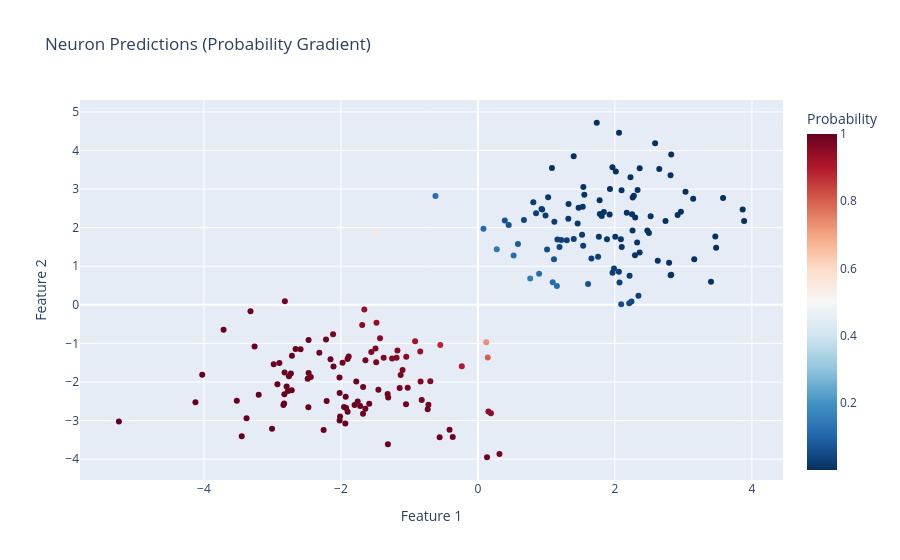

Here is the notebook cell this chart was saved with:
### Markdown cell above
### Step-by-step breakdown of training

**Data Preparation (Tensor Conversion)**

Before PyTorch can process the data, it must be converted from NumPy arrays into **PyTorch Tensors**.

* **`torch.from_numpy(X)`**: This converts the raw data into a format PyTorch understands (PyTorch Tensors).
* **`.float()`**: This is a mandatory step because PyTorch’s `nn.Linear` layers require data to be in `float32` format. If you leave them as default NumPy doubles (`float64`), the code will throw an error.

**Setup: Model, Loss, and Optimizer**

* **`model = MyNeuron()`**: Instantiates the class to create the actual neuron.
* **`criterion = nn.MSELoss()`**: This is the **Loss Function**. Mean Squared Error!
* **`optimizer = optim.SGD(...)`**: This is the **Stochastic Gradient Descent** algorithm. We pass it `model.parameters()` so it knows what the parameters of the optimization problem are. `lr` is the learning rate or stepsize for SGD.

**The Training Loop (Epochs)**

The `for epoch in range(epochs):` line tells the computer to look at the entire dataset 1,000 times.

**Inside the Loop: The Learning Steps**

Every epoch follows the same five-step sequence:

1. **Forward Pass (`y_pred = model(X_tensor)`)**: The data is fed into the neuron. It calculates the linear combination ($wx+b$), applies the Sigmoid function, and outputs a prediction.
2. **Compute Loss (`loss = criterion(...)`)**: The prediction is compared to the actual target ($y$). The result is a single number representing the model's total error for that pass.
3. **Zero Gradients (`optimizer.zero_grad()`)**: This is a crucial "housekeeping" step. PyTorch accumulates (adds up) gradients by default. You must clear out the gradients from the *previous* step so you don't accidentally add the new corrections to the old ones.
4. **Backward Pass (`loss.backward()`)**: This is **Backpropagation**. PyTorch travels backward through your model's math to calculate the gradient of the loss function with respect to each parameter.
5. **Optimizer Step (`optimizer.step()`)**: This is a single gradient descent step, given the gradients calculated in the backward pass.

**Monitoring**

* **`print(...)`**: Every 100 epochs, the code prints the current loss. You want to see this number consistently decreasing; if it stays flat or increases, your learning rate (`lr`) might be set incorrectly.

To visualize the predictions, we must pass the input data through the trained neuron to obtain the predicted probabilities. We can then plot these probabilities against the original coordinates using Plotly.

First, we switch the model to evaluation mode and perform a forward pass without calculating gradients. We can visualize the model's performance by coloring the points by the neuron's output to see how confident the neuron is about each region of the 2D space. Points with a predicted value near $1.0$ appear dark red, while points near $0.0$ appear dark blue. The transition zone (where the color is muted) represents the decision boundary where the neuron is uncertain ($\hat{y} \approx 0.5$).

### Code cell
# Set the model to evaluation mode
model.eval()

with torch.no_grad():
    # Get probability outputs from the neuron
    predictions = model(X_tensor).numpy()

# Flatten predictions for plotting
predictions = predictions.flatten()

# Create interactive scatter plot
fig = px.scatter(
    x=X[:, 0], 
    y=X[:, 1], 
    color=predictions,
    title="Neuron Predictions (Probability Gradient)",
    labels={'x': 'Feature 1', 'y': 'Feature 2', 'color': 'Predicted Prob'},
    color_continuous_scale='RdBu_r' # Red for Class 1, Blue for Class 0
)

# Add a midpoint indicator at 0.5 (the decision threshold)
fig.update_layout(coloraxis_colorbar=dict(title="Probability"))

fig.show()

### Figure 1 — Plotly figure (JSON) as saved in the notebook; plotly's stock layout.template omitted (floating-point values rounded to 4 significant figures; data arrays with more than 128 entries replaced by an {"elided": "..."} marker saying what was removed)
{"data": [{"hovertemplate": "Feature 1=%{x}<br>Feature 2=%{y}<br>Predicted Prob=%{marker.color}<extra></extra>", "legendgroup": "", "marker": {"color": {"elided": "200 float values"}, "coloraxis": "coloraxis", "symbol": "circle"}, "mode": "markers", "name": "", "orientation": "v", "showlegend": false, "type": "scatter", "x": {"elided": "200 float values"}, "xaxis": "x", "y": {"elided": "200 float values"}, "yaxis": "y"}], "layout": {"coloraxis": {"colorbar": {"title": {"text": "Probability"}}, "colorscale": [[0, "rgb(5,48,97)"], [0.1, "rgb(33,102,172)"], [0.2, "rgb(67,147,195)"], [0.3, "rgb(146,197,222)"], [0.4, "rgb(209,229,240)"], [0.5, "rgb(247,247,247)"], [0.6, "rgb(253,219,199)"], [0.7, "rgb(244,165,130)"], [0.8, "rgb(214,96,77)"], [0.9, "rgb(178,24,43)"], [1, "rgb(103,0,31)"]]}, "legend": {"tracegroupgap": 0}, "title": {"text": "Neuron Predictions (Probability Gradient)"}, "xaxis": {"anchor": "y", "domain": [0, 1], "title": {"text": "Feature 1"}}, "yaxis": {"anchor": "x", "domain": [0, 1], "title": {"text": "Feature 2"}}}}
